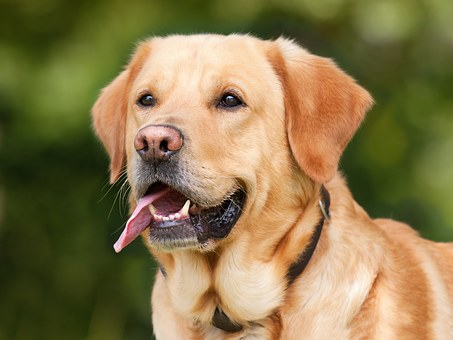
#> input picture images/dog.jpg, 453 x 340 px, found by its file name
$ jupyter execute Extracting_Edges.ipynb
#> lines starting #> are read from the running program, lines starting #| are printed output that depends on the picture
## Loading Required Libraries and Image

[cell 1]
#importing the required libraries
from skimage.io import imread, imshow
from skimage.filters import sobel_h,prewitt_h,prewitt_v,sobel_v

[cell 2]
#reading the image and plotting it
image = imread('dog.jpg', as_gray=True)
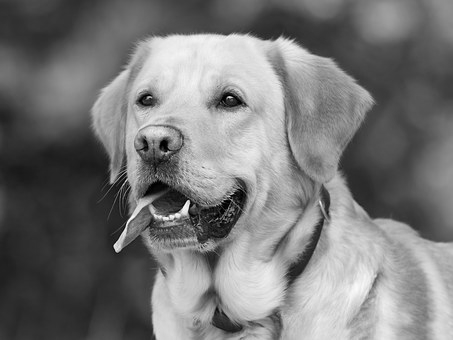
#> image: shape (340, 453) float64; min 0.000565, max 0.993, mean 0.471
imshow(image,cmap='gray')

[cell 3]
#checking the shape of the image
image.shape
#> Out = (340, 453)

## Sobel Kernel

[cell 4]
#calculating the horizontal edges using sobel kernel
edges_sobel_horizontal = sobel_h(image)
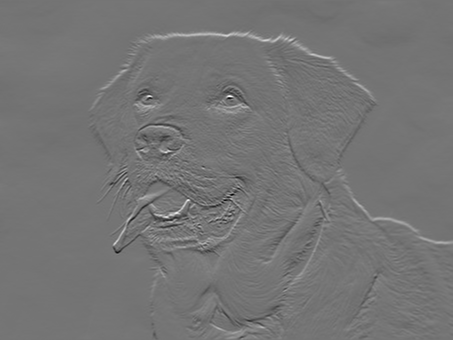
#> edges_sobel_horizontal: shape (340, 453) float64; min -0.709, max 0.838, mean 0.00106; drawn with min black and max white

#calculating the vertical edges using soble kernel
edges_sobel_vertical = sobel_v(image)
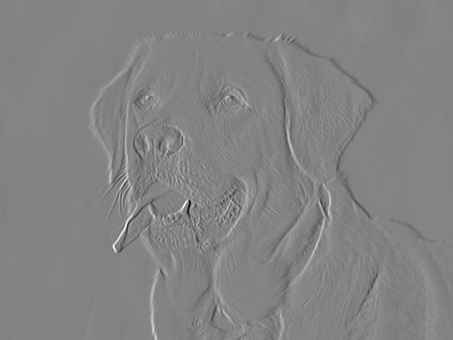
#> edges_sobel_vertical: shape (340, 453) float64; min -0.896, max 0.842, mean 0.00136; drawn with min black and max white

[cell 5]
#plotting the sobel horizontal edges
imshow(edges_sobel_horizontal,cmap='gray')

[cell 6]
#plotting the sobel vertical edges
imshow(edges_sobel_vertical,cmap='gray')

## Prewitt Kernel

[cell 7]
#calculating horizontal edges using prewitt kernel
edges_prewitt_horizontal = prewitt_h(image)

#calculating vertical edges using prewitt kernel
edges_prewitt_vertical = prewitt_v(image)
